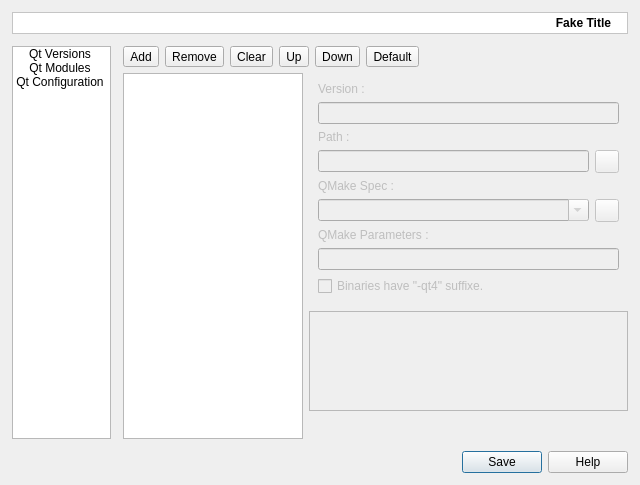
<?xml version="1.0" encoding="UTF-8"?>
<ui version="4.0">
 <class>UISettingsQMake</class>
 <widget class="QWidget" name="UISettingsQMake">
  <property name="geometry">
   <rect>
    <x>0</x>
    <y>0</y>
    <width>640</width>
    <height>485</height>
   </rect>
  </property>
  <layout class="QGridLayout" name="gridLayout_2">
   <property name="margin">
    <number>12</number>
   </property>
   <property name="spacing">
    <number>12</number>
   </property>
   <item row="0" column="0" colspan="2">
    <widget class="QFrame" name="fInfos">
     <property name="sizePolicy">
      <sizepolicy hsizetype="Preferred" vsizetype="Maximum">
       <horstretch>0</horstretch>
       <verstretch>0</verstretch>
      </sizepolicy>
     </property>
     <property name="palette">
      <palette>
       <active>
        <colorrole role="Base">
         <brush brushstyle="SolidPattern">
          <color alpha="255">
           <red>255</red>
           <green>255</green>
           <blue>255</blue>
          </color>
         </brush>
        </colorrole>
        <colorrole role="Window">
         <brush brushstyle="SolidPattern">
          <color alpha="255">
           <red>255</red>
           <green>255</green>
           <blue>255</blue>
          </color>
         </brush>
        </colorrole>
       </active>
       <inactive>
        <colorrole role="Base">
         <brush brushstyle="SolidPattern">
          <color alpha="255">
           <red>255</red>
           <green>255</green>
           <blue>255</blue>
          </color>
         </brush>
        </colorrole>
        <colorrole role="Window">
         <brush brushstyle="SolidPattern">
          <color alpha="255">
           <red>255</red>
           <green>255</green>
           <blue>255</blue>
          </color>
         </brush>
        </colorrole>
       </inactive>
       <disabled>
        <colorrole role="Base">
         <brush brushstyle="SolidPattern">
          <color alpha="255">
           <red>255</red>
           <green>255</green>
           <blue>255</blue>
          </color>
         </brush>
        </colorrole>
        <colorrole role="Window">
         <brush brushstyle="SolidPattern">
          <color alpha="255">
           <red>255</red>
           <green>255</green>
           <blue>255</blue>
          </color>
         </brush>
        </colorrole>
       </disabled>
      </palette>
     </property>
     <property name="autoFillBackground">
      <bool>true</bool>
     </property>
     <property name="frameShape">
      <enum>QFrame::StyledPanel</enum>
     </property>
     <property name="frameShadow">
      <enum>QFrame::Sunken</enum>
     </property>
     <layout class="QHBoxLayout" name="horizontalLayout">
      <property name="margin">
       <number>3</number>
      </property>
      <item>
       <widget class="QLabel" name="lTitle">
        <property name="font">
         <font>
          <weight>75</weight>
          <bold>true</bold>
         </font>
        </property>
        <property name="text">
         <string notr="true">Fake Title</string>
        </property>
        <property name="alignment">
         <set>Qt::AlignRight|Qt::AlignTrailing|Qt::AlignVCenter</set>
        </property>
       </widget>
      </item>
      <item>
       <widget class="QLabel" name="lIcon">
        <property name="sizePolicy">
         <sizepolicy hsizetype="Maximum" vsizetype="Expanding">
          <horstretch>0</horstretch>
          <verstretch>0</verstretch>
         </sizepolicy>
        </property>
        <property name="pixmap">
         <pixmap resource="../../../../../monkey/src/resources/resources.qrc">:/xupeditor/icons/xupeditor/about.png</pixmap>
        </property>
        <property name="alignment">
         <set>Qt::AlignCenter</set>
        </property>
       </widget>
      </item>
     </layout>
    </widget>
   </item>
   <item row="1" column="0">
    <widget class="QListWidget" name="lwPages">
     <property name="minimumSize">
      <size>
       <width>99</width>
       <height>0</height>
      </size>
     </property>
     <property name="maximumSize">
      <size>
       <width>99</width>
       <height>16777215</height>
      </size>
     </property>
     <property name="verticalScrollBarPolicy">
      <enum>Qt::ScrollBarAlwaysOff</enum>
     </property>
     <property name="horizontalScrollBarPolicy">
      <enum>Qt::ScrollBarAlwaysOff</enum>
     </property>
     <property name="iconSize">
      <size>
       <width>24</width>
       <height>24</height>
      </size>
     </property>
     <property name="textElideMode">
      <enum>Qt::ElideNone</enum>
     </property>
     <property name="movement">
      <enum>QListView::Static</enum>
     </property>
     <property name="spacing">
      <number>3</number>
     </property>
     <property name="viewMode">
      <enum>QListView::IconMode</enum>
     </property>
     <property name="uniformItemSizes">
      <bool>true</bool>
     </property>
     <item>
      <property name="text">
       <string>Qt Versions</string>
      </property>
      <property name="textAlignment">
       <set>AlignHCenter|AlignVCenter|AlignCenter</set>
      </property>
      <property name="icon">
       <iconset resource="../../../../../monkey/src/resources/resources.qrc">
        <normaloff>:/xupeditor/icons/xupeditor/modules.png</normaloff>:/xupeditor/icons/xupeditor/modules.png</iconset>
      </property>
      <property name="flags">
       <set>ItemIsSelectable|ItemIsUserCheckable|ItemIsEnabled</set>
      </property>
     </item>
     <item>
      <property name="text">
       <string>Qt Modules</string>
      </property>
      <property name="textAlignment">
       <set>AlignHCenter|AlignVCenter|AlignCenter</set>
      </property>
      <property name="icon">
       <iconset resource="../../../../../monkey/src/resources/resources.qrc">
        <normaloff>:/xupeditor/icons/xupeditor/project.png</normaloff>:/xupeditor/icons/xupeditor/project.png</iconset>
      </property>
      <property name="flags">
       <set>ItemIsSelectable|ItemIsUserCheckable|ItemIsEnabled</set>
      </property>
     </item>
     <item>
      <property name="text">
       <string>Qt Configuration</string>
      </property>
      <property name="textAlignment">
       <set>AlignHCenter|AlignVCenter|AlignCenter</set>
      </property>
      <property name="icon">
       <iconset resource="../../../../../monkey/src/resources/resources.qrc">
        <normaloff>:/xupeditor/icons/xupeditor/builder.png</normaloff>:/xupeditor/icons/xupeditor/builder.png</iconset>
      </property>
      <property name="flags">
       <set>ItemIsSelectable|ItemIsUserCheckable|ItemIsEnabled</set>
      </property>
     </item>
    </widget>
   </item>
   <item row="1" column="1">
    <widget class="QStackedWidget" name="swPages">
     <property name="currentIndex">
      <number>0</number>
     </property>
     <widget class="QWidget" name="wQtVersions">
      <layout class="QGridLayout" name="gridLayout">
       <property name="margin">
        <number>0</number>
       </property>
       <item row="0" column="0" colspan="2">
        <layout class="QHBoxLayout" name="_2">
         <item>
          <widget class="QToolButton" name="tbAddQtVersion">
           <property name="toolTip">
            <string>Add a new Qt version</string>
           </property>
           <property name="text">
            <string>Add</string>
           </property>
           <property name="icon">
            <iconset resource="../../../../../monkey/src/resources/resources.qrc">
             <normaloff>:/listeditor/icons/listeditor/add.png</normaloff>:/listeditor/icons/listeditor/add.png</iconset>
           </property>
          </widget>
         </item>
         <item>
          <widget class="QToolButton" name="tbRemoveQtVersion">
           <property name="toolTip">
            <string>Remove the current Qt version</string>
           </property>
           <property name="text">
            <string>Remove</string>
           </property>
           <property name="icon">
            <iconset resource="../../../../../monkey/src/resources/resources.qrc">
             <normaloff>:/listeditor/icons/listeditor/remove.png</normaloff>:/listeditor/icons/listeditor/remove.png</iconset>
           </property>
          </widget>
         </item>
         <item>
          <widget class="QToolButton" name="tbClearQtVersions">
           <property name="toolTip">
            <string>Delete all Qt versions</string>
           </property>
           <property name="text">
            <string>Clear</string>
           </property>
           <property name="icon">
            <iconset resource="../../../../../monkey/src/resources/resources.qrc">
             <normaloff>:/project/icons/project/clear.png</normaloff>:/project/icons/project/clear.png</iconset>
           </property>
          </widget>
         </item>
         <item>
          <widget class="QToolButton" name="tbUpQtVersion">
           <property name="toolTip">
            <string>Move up the current Qt version</string>
           </property>
           <property name="text">
            <string>Up</string>
           </property>
           <property name="icon">
            <iconset resource="../../../../../monkey/src/resources/resources.qrc">
             <normaloff>:/listeditor/icons/listeditor/up.png</normaloff>:/listeditor/icons/listeditor/up.png</iconset>
           </property>
          </widget>
         </item>
         <item>
          <widget class="QToolButton" name="tbDownQtVersion">
           <property name="toolTip">
            <string>Move down the current Qt version</string>
           </property>
           <property name="text">
            <string>Down</string>
           </property>
           <property name="icon">
            <iconset resource="../../../../../monkey/src/resources/resources.qrc">
             <normaloff>:/listeditor/icons/listeditor/down.png</normaloff>:/listeditor/icons/listeditor/down.png</iconset>
           </property>
          </widget>
         </item>
         <item>
          <widget class="QToolButton" name="tbDefaultQtVersion">
           <property name="toolTip">
            <string>Set the current Qt version the default one</string>
           </property>
           <property name="text">
            <string>Default</string>
           </property>
           <property name="icon">
            <iconset resource="../../../../../monkey/src/resources/resources.qrc">
             <normaloff>:/project/icons/project/recents.png</normaloff>:/project/icons/project/recents.png</iconset>
           </property>
          </widget>
         </item>
         <item>
          <spacer>
           <property name="orientation">
            <enum>Qt::Horizontal</enum>
           </property>
           <property name="sizeType">
            <enum>QSizePolicy::Expanding</enum>
           </property>
           <property name="sizeHint" stdset="0">
            <size>
             <width>16</width>
             <height>16</height>
            </size>
           </property>
          </spacer>
         </item>
        </layout>
       </item>
       <item row="1" column="0" rowspan="3">
        <widget class="QListView" name="lvQtVersions">
         <property name="minimumSize">
          <size>
           <width>180</width>
           <height>0</height>
          </size>
         </property>
         <property name="maximumSize">
          <size>
           <width>180</width>
           <height>16777215</height>
          </size>
         </property>
         <property name="uniformItemSizes">
          <bool>true</bool>
         </property>
        </widget>
       </item>
       <item row="1" column="1">
        <widget class="QWidget" name="wQtVersion" native="true">
         <property name="enabled">
          <bool>false</bool>
         </property>
         <property name="sizePolicy">
          <sizepolicy hsizetype="Preferred" vsizetype="Maximum">
           <horstretch>0</horstretch>
           <verstretch>0</verstretch>
          </sizepolicy>
         </property>
         <layout class="QGridLayout" name="gridLayout_4">
          <item row="0" column="0" colspan="2">
           <widget class="QLabel" name="lQtVersionVersion">
            <property name="text">
             <string>Version :</string>
            </property>
           </widget>
          </item>
          <item row="1" column="0" colspan="2">
           <widget class="QLineEdit" name="leQtVersionVersion">
            <property name="toolTip">
             <string>Put here the Qt version</string>
            </property>
           </widget>
          </item>
          <item row="2" column="0" colspan="2">
           <widget class="QLabel" name="lQtVersionPath">
            <property name="text">
             <string>Path :</string>
            </property>
           </widget>
          </item>
          <item row="3" column="0">
           <widget class="QLineEdit" name="leQtVersionPath">
            <property name="toolTip">
             <string>Put here the Qt version path</string>
            </property>
           </widget>
          </item>
          <item row="3" column="1">
           <widget class="QToolButton" name="tbQtVersionPath">
            <property name="cursor">
             <cursorShape>PointingHandCursor</cursorShape>
            </property>
            <property name="toolTip">
             <string>Click here to browse a Qt path</string>
            </property>
            <property name="icon">
             <iconset resource="../../../../../monkey/src/resources/resources.qrc">
              <normaloff>:/listeditor/icons/listeditor/folder.png</normaloff>:/listeditor/icons/listeditor/folder.png</iconset>
            </property>
           </widget>
          </item>
          <item row="4" column="0" colspan="2">
           <widget class="QLabel" name="lQtVersionQMakeSpec">
            <property name="text">
             <string>QMake Spec :</string>
            </property>
           </widget>
          </item>
          <item row="5" column="0">
           <widget class="QComboBox" name="cbQtVersionQMakeSpec">
            <property name="sizePolicy">
             <sizepolicy hsizetype="Expanding" vsizetype="Fixed">
              <horstretch>0</horstretch>
              <verstretch>0</verstretch>
             </sizepolicy>
            </property>
            <property name="toolTip">
             <string>Choose the QMake spec to use</string>
            </property>
            <property name="editable">
             <bool>true</bool>
            </property>
            <property name="duplicatesEnabled">
             <bool>true</bool>
            </property>
           </widget>
          </item>
          <item row="5" column="1">
           <widget class="QToolButton" name="tbQtVersionQMakeSpec">
            <property name="cursor">
             <cursorShape>PointingHandCursor</cursorShape>
            </property>
            <property name="toolTip">
             <string>Click here to browse for a non default QMake spec</string>
            </property>
            <property name="icon">
             <iconset resource="../../../../../monkey/src/resources/resources.qrc">
              <normaloff>:/listeditor/icons/listeditor/folder.png</normaloff>:/listeditor/icons/listeditor/folder.png</iconset>
            </property>
           </widget>
          </item>
          <item row="6" column="0" colspan="2">
           <widget class="QLabel" name="lQtVersionQMakeParameters">
            <property name="text">
             <string>QMake Parameters :</string>
            </property>
           </widget>
          </item>
          <item row="7" column="0" colspan="2">
           <widget class="QLineEdit" name="leQtVersionQMakeParameters">
            <property name="toolTip">
             <string>Set here the qmake parameters to use</string>
            </property>
           </widget>
          </item>
          <item row="8" column="0" colspan="2">
           <widget class="QCheckBox" name="cbQtVersionHasSuffix">
            <property name="toolTip">
             <string>Check that if you are on a system that provide suffixed qt tools (qmake-qt4, uic-qt4...)</string>
            </property>
            <property name="text">
             <string>Binaries have &quot;-qt4&quot; suffixe.</string>
            </property>
           </widget>
          </item>
         </layout>
        </widget>
       </item>
       <item row="2" column="1">
        <widget class="QFrame" name="frame">
         <property name="sizePolicy">
          <sizepolicy hsizetype="Preferred" vsizetype="Maximum">
           <horstretch>0</horstretch>
           <verstretch>0</verstretch>
          </sizepolicy>
         </property>
         <property name="maximumSize">
          <size>
           <width>16777215</width>
           <height>100</height>
          </size>
         </property>
         <property name="frameShape">
          <enum>QFrame::StyledPanel</enum>
         </property>
         <property name="frameShadow">
          <enum>QFrame::Raised</enum>
         </property>
         <layout class="QGridLayout" name="gridLayout_3">
          <item row="0" column="0">
           <widget class="QLabel" name="label">
            <property name="sizePolicy">
             <sizepolicy hsizetype="Maximum" vsizetype="Preferred">
              <horstretch>0</horstretch>
              <verstretch>0</verstretch>
             </sizepolicy>
            </property>
            <property name="minimumSize">
             <size>
              <width>22</width>
              <height>22</height>
             </size>
            </property>
            <property name="maximumSize">
             <size>
              <width>22</width>
              <height>22</height>
             </size>
            </property>
            <property name="pixmap">
             <pixmap resource="../../../../../monkey/src/resources/resources.qrc">:/xupeditor/icons/xupeditor/about.png</pixmap>
            </property>
            <property name="scaledContents">
             <bool>true</bool>
            </property>
            <property name="alignment">
             <set>Qt::AlignLeading|Qt::AlignLeft|Qt::AlignTop</set>
            </property>
           </widget>
          </item>
          <item row="0" column="1" rowspan="2">
           <widget class="QPlainTextEdit" name="pteQtVersionHelp">
            <property name="palette">
             <palette>
              <active>
               <colorrole role="Base">
                <brush brushstyle="SolidPattern">
                 <color alpha="0">
                  <red>0</red>
                  <green>0</green>
                  <blue>0</blue>
                 </color>
                </brush>
               </colorrole>
              </active>
              <inactive>
               <colorrole role="Base">
                <brush brushstyle="SolidPattern">
                 <color alpha="0">
                  <red>0</red>
                  <green>0</green>
                  <blue>0</blue>
                 </color>
                </brush>
               </colorrole>
              </inactive>
              <disabled>
               <colorrole role="Base">
                <brush brushstyle="SolidPattern">
                 <color alpha="0">
                  <red>0</red>
                  <green>0</green>
                  <blue>0</blue>
                 </color>
                </brush>
               </colorrole>
              </disabled>
             </palette>
            </property>
            <property name="autoFillBackground">
             <bool>true</bool>
            </property>
            <property name="frameShape">
             <enum>QFrame::NoFrame</enum>
            </property>
            <property name="frameShadow">
             <enum>QFrame::Plain</enum>
            </property>
            <property name="tabChangesFocus">
             <bool>true</bool>
            </property>
            <property name="undoRedoEnabled">
             <bool>false</bool>
            </property>
            <property name="readOnly">
             <bool>true</bool>
            </property>
            <property name="tabStopWidth">
             <number>40</number>
            </property>
           </widget>
          </item>
         </layout>
        </widget>
       </item>
       <item row="3" column="1">
        <spacer name="verticalSpacer">
         <property name="orientation">
          <enum>Qt::Vertical</enum>
         </property>
         <property name="sizeHint" stdset="0">
          <size>
           <width>8</width>
           <height>1</height>
          </size>
         </property>
        </spacer>
       </item>
      </layout>
     </widget>
     <widget class="QWidget" name="wQtModules">
      <layout class="QGridLayout">
       <property name="margin">
        <number>0</number>
       </property>
       <item row="0" column="0" colspan="2">
        <layout class="QHBoxLayout">
         <item>
          <widget class="QToolButton" name="tbAddQtModule">
           <property name="toolTip">
            <string>Add a new Qt module</string>
           </property>
           <property name="text">
            <string>Add</string>
           </property>
           <property name="icon">
            <iconset resource="../../../../../monkey/src/resources/resources.qrc">
             <normaloff>:/listeditor/icons/listeditor/add.png</normaloff>:/listeditor/icons/listeditor/add.png</iconset>
           </property>
          </widget>
         </item>
         <item>
          <widget class="QToolButton" name="tbRemoveQtModule">
           <property name="toolTip">
            <string>Remove the current Qt module</string>
           </property>
           <property name="text">
            <string>Remove</string>
           </property>
           <property name="icon">
            <iconset resource="../../../../../monkey/src/resources/resources.qrc">
             <normaloff>:/listeditor/icons/listeditor/remove.png</normaloff>:/listeditor/icons/listeditor/remove.png</iconset>
           </property>
          </widget>
         </item>
         <item>
          <widget class="QToolButton" name="tbClearQtModules">
           <property name="toolTip">
            <string>Delete all Qt modules</string>
           </property>
           <property name="text">
            <string>Clear</string>
           </property>
           <property name="icon">
            <iconset resource="../../../../../monkey/src/resources/resources.qrc">
             <normaloff>:/project/icons/project/clear.png</normaloff>:/project/icons/project/clear.png</iconset>
           </property>
          </widget>
         </item>
         <item>
          <widget class="QToolButton" name="tbUpQtModule">
           <property name="toolTip">
            <string>Mode up the current Qt module</string>
           </property>
           <property name="text">
            <string>Up</string>
           </property>
           <property name="icon">
            <iconset resource="../../../../../monkey/src/resources/resources.qrc">
             <normaloff>:/listeditor/icons/listeditor/up.png</normaloff>:/listeditor/icons/listeditor/up.png</iconset>
           </property>
          </widget>
         </item>
         <item>
          <widget class="QToolButton" name="tbDownQtModule">
           <property name="toolTip">
            <string>Mode down the current Qt module</string>
           </property>
           <property name="text">
            <string>Down</string>
           </property>
           <property name="icon">
            <iconset resource="../../../../../monkey/src/resources/resources.qrc">
             <normaloff>:/listeditor/icons/listeditor/down.png</normaloff>:/listeditor/icons/listeditor/down.png</iconset>
           </property>
          </widget>
         </item>
         <item>
          <spacer>
           <property name="orientation">
            <enum>Qt::Horizontal</enum>
           </property>
           <property name="sizeHint" stdset="0">
            <size>
             <width>40</width>
             <height>20</height>
            </size>
           </property>
          </spacer>
         </item>
        </layout>
       </item>
       <item row="1" column="0">
        <widget class="QListWidget" name="lwQtModules">
         <property name="maximumSize">
          <size>
           <width>180</width>
           <height>16777215</height>
          </size>
         </property>
         <property name="editTriggers">
          <set>QAbstractItemView::NoEditTriggers</set>
         </property>
        </widget>
       </item>
       <item row="1" column="1">
        <widget class="QWidget" name="wQtModule" native="true">
         <property name="enabled">
          <bool>false</bool>
         </property>
         <layout class="QVBoxLayout" name="verticalLayout_2">
          <item>
           <widget class="QLabel" name="lCaptionQtModule">
            <property name="text">
             <string>&amp;Caption :</string>
            </property>
            <property name="buddy">
             <cstring>leCaptionQtModule</cstring>
            </property>
           </widget>
          </item>
          <item>
           <widget class="QLineEdit" name="leCaptionQtModule">
            <property name="toolTip">
             <string>Put here the module visible text</string>
            </property>
           </widget>
          </item>
          <item>
           <widget class="QLabel" name="lValueQtModule">
            <property name="text">
             <string>&amp;Value :</string>
            </property>
            <property name="buddy">
             <cstring>leValueQtModule</cstring>
            </property>
           </widget>
          </item>
          <item>
           <widget class="QLineEdit" name="leValueQtModule">
            <property name="toolTip">
             <string>Put here the module value</string>
            </property>
           </widget>
          </item>
          <item>
           <widget class="QLabel" name="lHelp_2">
            <property name="text">
             <string>&amp;Description :</string>
            </property>
           </widget>
          </item>
          <item>
           <widget class="QPlainTextEdit" name="pteHelpQtModule">
            <property name="tabStopWidth">
             <number>40</number>
            </property>
           </widget>
          </item>
         </layout>
        </widget>
       </item>
      </layout>
     </widget>
     <widget class="QWidget" name="wQtConfigurations">
      <layout class="QGridLayout">
       <property name="margin">
        <number>0</number>
       </property>
       <item row="0" column="0" colspan="2">
        <layout class="QHBoxLayout">
         <item>
          <widget class="QToolButton" name="tbAddQtConfiguration">
           <property name="toolTip">
            <string>Add a new Qt configuration</string>
           </property>
           <property name="text">
            <string>Add</string>
           </property>
           <property name="icon">
            <iconset resource="../../../../../monkey/src/resources/resources.qrc">
             <normaloff>:/listeditor/icons/listeditor/add.png</normaloff>:/listeditor/icons/listeditor/add.png</iconset>
           </property>
          </widget>
         </item>
         <item>
          <widget class="QToolButton" name="tbRemoveQtConfiguration">
           <property name="toolTip">
            <string>Remove the current Qt configuration</string>
           </property>
           <property name="text">
            <string>Remove</string>
           </property>
           <property name="icon">
            <iconset resource="../../../../../monkey/src/resources/resources.qrc">
             <normaloff>:/listeditor/icons/listeditor/remove.png</normaloff>:/listeditor/icons/listeditor/remove.png</iconset>
           </property>
          </widget>
         </item>
         <item>
          <widget class="QToolButton" name="tbClearQtConfiguration">
           <property name="toolTip">
            <string>Delete all Qt configurations</string>
           </property>
           <property name="text">
            <string>Clear</string>
           </property>
           <property name="icon">
            <iconset resource="../../../../../monkey/src/resources/resources.qrc">
             <normaloff>:/project/icons/project/clear.png</normaloff>:/project/icons/project/clear.png</iconset>
           </property>
          </widget>
         </item>
         <item>
          <widget class="QToolButton" name="tbUpQtConfiguration">
           <property name="toolTip">
            <string>Mode up the current Qt configuration</string>
           </property>
           <property name="text">
            <string>Up</string>
           </property>
           <property name="icon">
            <iconset resource="../../../../../monkey/src/resources/resources.qrc">
             <normaloff>:/listeditor/icons/listeditor/up.png</normaloff>:/listeditor/icons/listeditor/up.png</iconset>
           </property>
          </widget>
         </item>
         <item>
          <widget class="QToolButton" name="tbDownQtConfiguration">
           <property name="toolTip">
            <string>Mode down the current Qt configuration</string>
           </property>
           <property name="text">
            <string>Down</string>
           </property>
           <property name="icon">
            <iconset resource="../../../../../monkey/src/resources/resources.qrc">
             <normaloff>:/listeditor/icons/listeditor/down.png</normaloff>:/listeditor/icons/listeditor/down.png</iconset>
           </property>
          </widget>
         </item>
         <item>
          <spacer>
           <property name="orientation">
            <enum>Qt::Horizontal</enum>
           </property>
           <property name="sizeHint" stdset="0">
            <size>
             <width>40</width>
             <height>20</height>
            </size>
           </property>
          </spacer>
         </item>
        </layout>
       </item>
       <item row="1" column="0">
        <widget class="QListWidget" name="lwQtConfigurations">
         <property name="maximumSize">
          <size>
           <width>180</width>
           <height>16777215</height>
          </size>
         </property>
         <property name="editTriggers">
          <set>QAbstractItemView::NoEditTriggers</set>
         </property>
        </widget>
       </item>
       <item row="1" column="1">
        <widget class="QWidget" name="wQtConfiguration" native="true">
         <property name="enabled">
          <bool>false</bool>
         </property>
         <layout class="QVBoxLayout" name="verticalLayout_3">
          <item>
           <widget class="QLabel" name="lCaptionQtConfiguration">
            <property name="text">
             <string>&amp;Caption :</string>
            </property>
            <property name="buddy">
             <cstring>leCaptionQtConfiguration</cstring>
            </property>
           </widget>
          </item>
          <item>
           <widget class="QLineEdit" name="leCaptionQtConfiguration">
            <property name="toolTip">
             <string>Put here the configuration visible text</string>
            </property>
           </widget>
          </item>
          <item>
           <widget class="QLabel" name="lValueQtConfiguration">
            <property name="text">
             <string>&amp;Value :</string>
            </property>
            <property name="buddy">
             <cstring>leValueQtConfiguration</cstring>
            </property>
           </widget>
          </item>
          <item>
           <widget class="QLineEdit" name="leValueQtConfiguration">
            <property name="toolTip">
             <string>Put here the configuration value</string>
            </property>
           </widget>
          </item>
          <item>
           <widget class="QLabel" name="lHelp_3">
            <property name="text">
             <string>&amp;Description :</string>
            </property>
           </widget>
          </item>
          <item>
           <widget class="QPlainTextEdit" name="pteHelpQtConfiguration">
            <property name="tabStopWidth">
             <number>40</number>
            </property>
           </widget>
          </item>
         </layout>
        </widget>
       </item>
      </layout>
     </widget>
    </widget>
   </item>
   <item row="2" column="0" colspan="2">
    <widget class="QDialogButtonBox" name="dbbButtons">
     <property name="cursor">
      <cursorShape>PointingHandCursor</cursorShape>
     </property>
     <property name="standardButtons">
      <set>QDialogButtonBox::Help|QDialogButtonBox::Save</set>
     </property>
    </widget>
   </item>
  </layout>
 </widget>
 <resources>
  <include location="../../../../../monkey/src/resources/resources.qrc"/>
  <include location="../resources/QMake.qrc"/>
 </resources>
 <connections/>
</ui>
